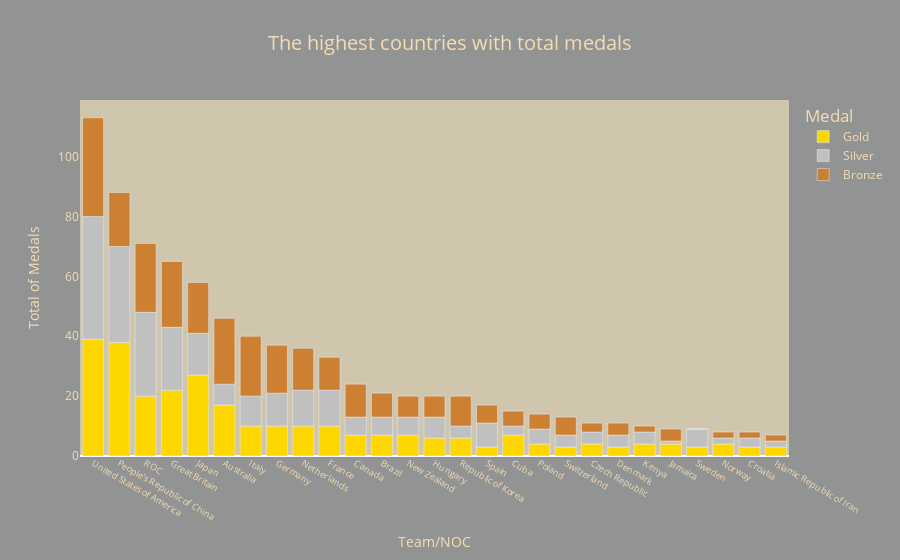

Write notebook code for a chart like this one.
### Code cell
fig=px.bar(final,x=final.index,y=["Gold","Silver","Bronze"],
       title="The highest countries with total medals",
       labels={"value":"medals","variable":"Medal Type"},
      color_discrete_sequence=["#FFD700","#C0C0C0","#CD7F32"],
       hover_data={"Total":True},
           
      )
fig.update_layout(
title_font_color="#F5DCB2",paper_bgcolor="#929494",title_font_size=20,title_x=.5,font_color="#F5DCB2",
    plot_bgcolor="#D0C6AE",legend_title_font_size=17,legend_title_font_color="#F5DCB2",
    legend_title_text="Medal")
fig.update_yaxes(showgrid=False,title="Total of Medals")
fig.update_xaxes(tickfont_size=9,color="#F5DCB2")
fig.update_traces(textfont_size=10)
fig.show()

### Figure 1 — Plotly figure (JSON) as saved in the notebook; plotly's stock layout.template omitted (floating-point values rounded to 4 significant figures)
{"data": [{"alignmentgroup": "True", "customdata": [[113], [88], [71], [65], [58], [46], [40], [37], [36], [33], [24], [21], [20], [20], [20], [17], [15], [14], [13], [11], [11], [10], [9], [9], [8], [8], [7]], "hovertemplate": "Medal Type=Gold<br>Team/NOC=%{x}<br>medals=%{y}<br>Total=%{customdata[0]}<extra></extra>", "legendgroup": "Gold", "marker": {"color": "#FFD700", "pattern": {"shape": ""}}, "name": "Gold", "offsetgroup": "Gold", "orientation": "v", "showlegend": true, "textfont": {"size": 10}, "textposition": "auto", "type": "bar", "x": ["United States of America", "People's Republic of China", "ROC", "Great Britain", "Japan", "Australia", "Italy", "Germany", "Netherlands", "France", "Canada", "Brazil", "New Zealand", "Hungary", "Republic of Korea", "Spain", "Cuba", "Poland", "Switzerland", "Czech Republic", "Denmark", "Kenya", "Jamaica", "Sweden", "Norway", "Croatia", "Islamic Republic of Iran"], "xaxis": "x", "y": [39, 38, 20, 22, 27, 17, 10, 10, 10, 10, 7, 7, 7, 6, 6, 3, 7, 4, 3, 4, 3, 4, 4, 3, 4, 3, 3], "yaxis": "y"}, {"alignmentgroup": "True", "customdata": [[113], [88], [71], [65], [58], [46], [40], [37], [36], [33], [24], [21], [20], [20], [20], [17], [15], [14], [13], [11], [11], [10], [9], [9], [8], [8], [7]], "hovertemplate": "Medal Type=Silver<br>Team/NOC=%{x}<br>medals=%{y}<br>Total=%{customdata[0]}<extra></extra>", "legendgroup": "Silver", "marker": {"color": "#C0C0C0", "pattern": {"shape": ""}}, "name": "Silver", "offsetgroup": "Silver", "orientation": "v", "showlegend": true, "textfont": {"size": 10}, "textposition": "auto", "type": "bar", "x": ["United States of America", "People's Republic of China", "ROC", "Great Britain", "Japan", "Australia", "Italy", "Germany", "Netherlands", "France", "Canada", "Brazil", "New Zealand", "Hungary", "Republic of Korea", "Spain", "Cuba", "Poland", "Switzerland", "Czech Republic", "Denmark", "Kenya", "Jamaica", "Sweden", "Norway", "Croatia", "Islamic Republic of Iran"], "xaxis": "x", "y": [41, 32, 28, 21, 14, 7, 10, 11, 12, 12, 6, 6, 6, 7, 4, 8, 3, 5, 4, 4, 4, 4, 1, 6, 2, 3, 2], "yaxis": "y"}, {"alignmentgroup": "True", "customdata": [[113], [88], [71], [65], [58], [46], [40], [37], [36], [33], [24], [21], [20], [20], [20], [17], [15], [14], [13], [11], [11], [10], [9], [9], [8], [8], [7]], "hovertemplate": "Medal Type=Bronze<br>Team/NOC=%{x}<br>medals=%{y}<br>Total=%{customdata[0]}<extra></extra>", "legendgroup": "Bronze", "marker": {"color": "#CD7F32", "pattern": {"shape": ""}}, "name": "Bronze", "offsetgroup": "Bronze", "orientation": "v", "showlegend": true, "textfont": {"size": 10}, "textposition": "auto", "type": "bar", "x": ["United States of America", "People's Republic of China", "ROC", "Great Britain", "Japan", "Australia", "Italy", "Germany", "Netherlands", "France", "Canada", "Brazil", "New Zealand", "Hungary", "Republic of Korea", "Spain", "Cuba", "Poland", "Switzerland", "Czech Republic", "Denmark", "Kenya", "Jamaica", "Sweden", "Norway", "Croatia", "Islamic Republic of Iran"], "xaxis": "x", "y": [33, 18, 23, 22, 17, 22, 20, 16, 14, 11, 11, 8, 7, 7, 10, 6, 5, 5, 6, 3, 4, 2, 4, 0, 2, 2, 2], "yaxis": "y"}], "layout": {"barmode": "relative", "font": {"color": "#F5DCB2"}, "legend": {"title": {"font": {"color": "#F5DCB2", "size": 17}, "text": "Medal"}, "tracegroupgap": 0}, "paper_bgcolor": "#929494", "plot_bgcolor": "#D0C6AE", "title": {"font": {"color": "#F5DCB2", "size": 20}, "text": "The highest countries with total medals", "x": 0.5}, "xaxis": {"anchor": "y", "color": "#F5DCB2", "domain": [0, 1], "tickfont": {"size": 9}, "title": {"text": "Team/NOC"}}, "yaxis": {"anchor": "x", "domain": [0, 1], "showgrid": false, "title": {"text": "Total of Medals"}}}}
